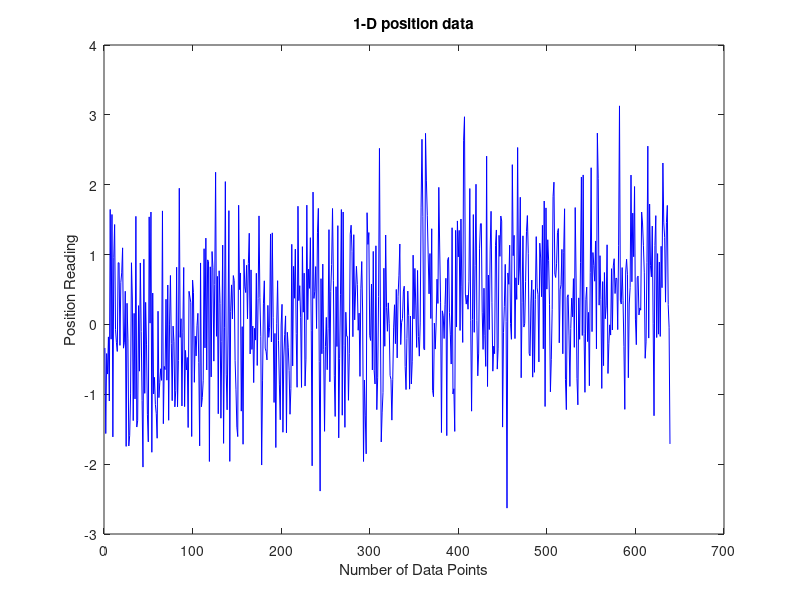

The MATLAB source for this figure: (Note: this script raises an error after producing the figure.)
% This Program is written by Mayuresh Bhosale that depicts Kalman Filter
% applied to 1-D and 2-D data

clc
clear all
close all
%1-D Data & Plot
Adata = importdata('1D-data.txt');
figure(1)
plot(Adata,'b');
xlabel('Number of Data Points');
ylabel('Position Reading');
title('1-D position data');
hold on

%Initializing
x_t = [0; 0]; %Position and Velocity Initialization
Q_t = [0 1]; %Dynamic Noise
Y_t = 0; %Measurement
R_t = 1; %Measurement Noise
S = [1 0; 0 1]; % State Covariance Matrix
Q_var = [0 0; 0 0.0001]; %Dynamic noise Covariance Matrix
R_var = 100000; %Measurement Covariance Matrix
Phi = [1 1; 0 1]; %State transition Matrix
M = [1 0]; %Observation Matrix
I = eye(2); %Identity matrix

%Equations for Kalman Filtering

for i = 1:height(Adata)
    %Predict next state
    x_tt1 = Phi*x_t;
    %Predict Next State Covariance
    S_tt1 = Phi*S*Phi'+Q_t;
    %Obtain Measurements
    Y_t = Adata(i);
    %Calculating Kalman Gain
    K_t = S_tt1*M'* inv(M*S_tt1*M' + R_var);
    %

end
